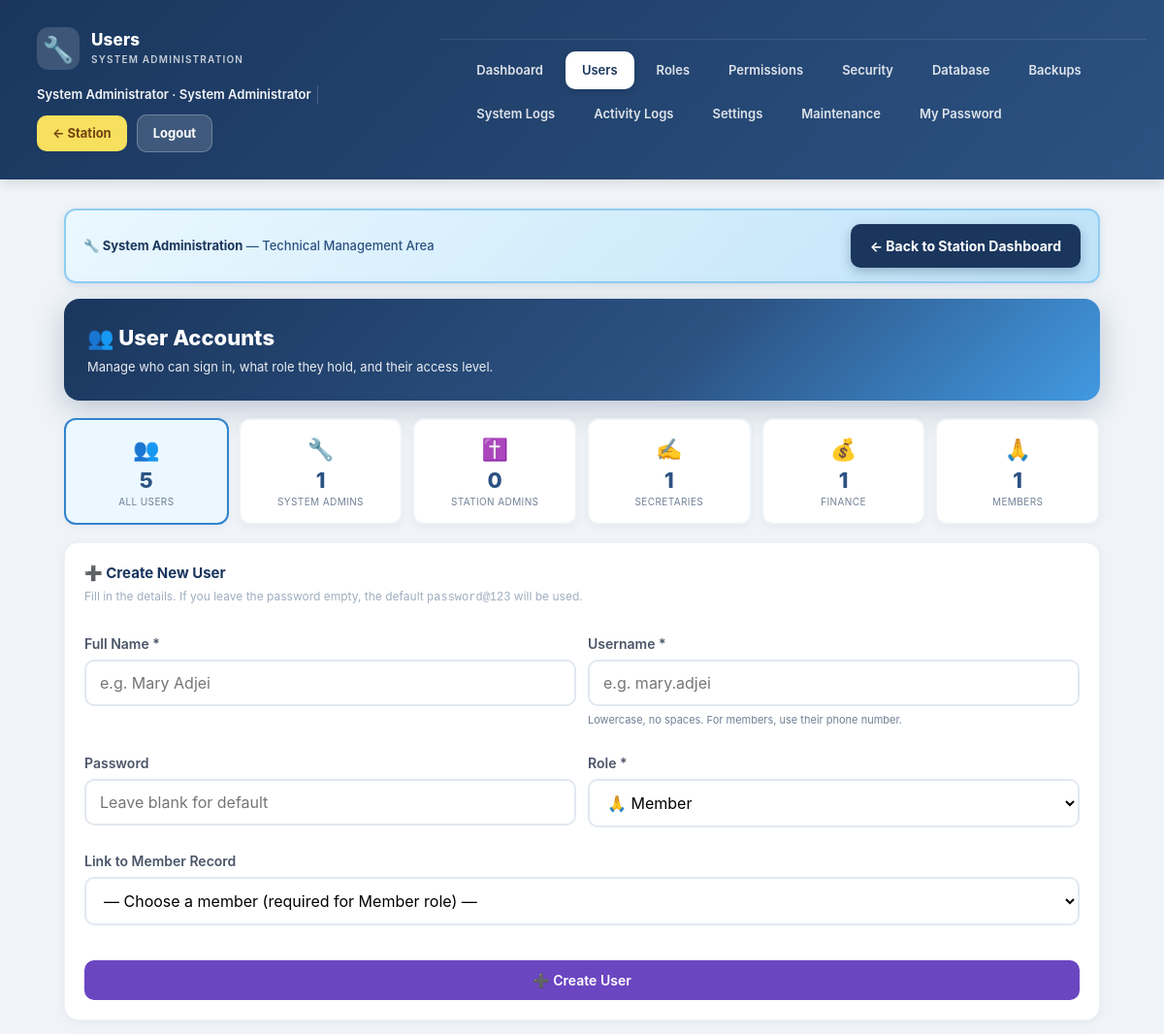
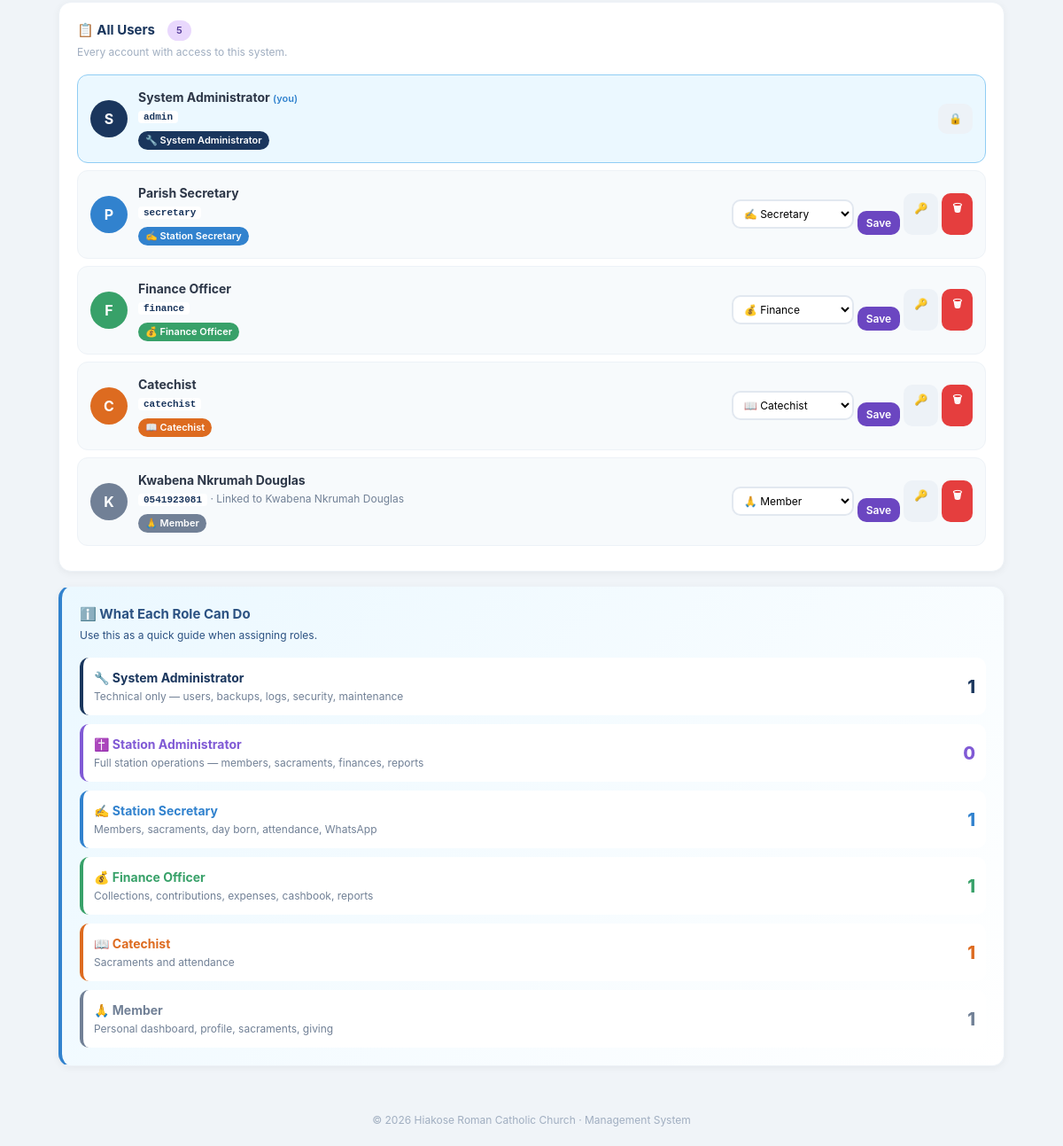
The page /admin/users.php (signed in) on the database its author committed (2 pictures, top to bottom).
### tables this page shows
CREATE TABLE `users` (
  `id` int(11) NOT NULL AUTO_INCREMENT,
  `username` varchar(50) NOT NULL,
  `password` varchar(255) NOT NULL,
  `full_name` varchar(100) NOT NULL,
  `role` enum('sysadmin','admin','secretary','finance','catechist','member') NOT NULL,
  `member_id` int(11) DEFAULT NULL,
  `created_at` timestamp NOT NULL DEFAULT current_timestamp(),
  PRIMARY KEY (`id`),
  UNIQUE KEY `username` (`username`),
  KEY `fk_users_member` (`member_id`),
  CONSTRAINT `fk_users_member` FOREIGN KEY (`member_id`) REFERENCES `members` (`id`) ON DELETE SET NULL
);

CREATE TABLE `members` (
  `id` int(11) NOT NULL AUTO_INCREMENT,
  `full_name` varchar(150) NOT NULL,
  `photo` varchar(255) DEFAULT NULL,
  `gender` enum('Male','Female') DEFAULT NULL,
  `dob` date DEFAULT NULL,
  `birth_year` smallint(6) DEFAULT NULL,
  `approx_age` tinyint(4) DEFAULT NULL,
  `dob_known` enum('full','year','age','unknown') DEFAULT 'full',
  `place_of_birth` varchar(150) DEFAULT NULL,
  `phone` varchar(30) DEFAULT NULL,
  `marital_status` enum('Single','Married','Widowed','Divorced') DEFAULT NULL,
  `baptism` enum('Baptized Catholic','Not Baptized','Other Denomination') DEFAULT NULL,
  `day_born` varchar(15) DEFAULT NULL,
  `created_at` timestamp NOT NULL DEFAULT current_timestamp(),
  PRIMARY KEY (`id`)
);

CREATE TABLE `settings` (
  `id` int(11) NOT NULL DEFAULT 1,
  `church_name` varchar(150) DEFAULT 'Roman Catholic Church',
  `currency` varchar(10) DEFAULT 'GH₵',
  `timezone` varchar(60) DEFAULT 'Africa/Accra',
  `default_currency_code` varchar(10) DEFAULT 'GHS',
  PRIMARY KEY (`id`)
);

### includes/functions.php (called while the page is built, shortened)
<?php
function e($s) { return htmlspecialchars($s ?? '', ENT_QUOTES, 'UTF-8'); }
function get($key, $default = '')  { return trim($_GET[$key]  ?? $default); }
function roleLabelLong($role) {
    return match($role) {
        'sysadmin'  => '🔧 System Administrator',
        'admin'     => '✝️ Station Administrator',
        'secretary' => '✍️ Station Secretary',
        'finance'   => '💰 Finance Officer',
        'catechist' => '📖 Catechist',
        'member'    => '🙏 Member',
        default     => ucfirst((string)$role),
    };
}
    ?>

### includes/auth.php (called while the page is built, shortened)
<?php
require_once __DIR__ . '/../config/database.php';
function currentUser() { return $_SESSION['user'] ?? null; }

### config/database.php (called while the page is built, shortened)
<?php
$DB_HOST = 'localhost';
$DB_NAME = 'church_db';
$DB_USER = 'root';
$DB_PASS = '';
try {
    $pdo = new PDO(
        "mysql:host=$DB_HOST;dbname=$DB_NAME;charset=utf8mb4",
        $DB_USER,
        $DB_PASS,
        [
            PDO::ATTR_ERRMODE            => PDO::ERRMODE_EXCEPTION,
            PDO::ATTR_DEFAULT_FETCH_MODE => PDO::FETCH_ASSOC,
            PDO::ATTR_EMULATE_PREPARES   => false,
        ]
    );
} catch (PDOException $e) {
    die("Database connection failed: " . $e->getMessage());
}
$settings = $pdo->query("SELECT * FROM settings WHERE id=1")->fetch();
require_once __DIR__ . '/../includes/functions.php';

### admin/users.php (the view, shortened to what this page needs)
<?php
require_once __DIR__ . '/../includes/auth.php';
require_once __DIR__ . '/_layout.php';
$filterRole = get('role');
$where = ""; $params = [];
$stmt = $pdo->prepare("
    SELECT u.*, m.full_name AS member_name
    FROM users u
    LEFT JOIN members m ON m.id = u.member_id
    $where
    ORDER BY
      FIELD(u.role, 'sysadmin','admin','secretary','finance','catechist','member'),
      u.username
");
$stmt->execute($params);
$users = $stmt->fetchAll();
$roleCounts = ['sysadmin'=>0,'admin'=>0,'secretary'=>0,'finance'=>0,'catechist'=>0,'member'=>0];
try {
    foreach ($pdo->query("SELECT role, COUNT(*) c FROM users GROUP BY role") as $r) {
        if (isset($roleCounts[$r['role']])) $roleCounts[$r['role']] = (int)$r['c'];
    }
} catch (PDOException $e) {}
$totalUsers = array_sum($roleCounts);
?>
<div class="us-hero">
  <h1>👥 User Accounts</h1>
  <p>Manage who can sign in, what role they hold, and their access level.</p>
</div>
<div class="us-tiles">
  <a class="us-tile <?= $filterRole==='' ? 'active' : '' ?>" href="users.php">
    <div class="ic">👥</div>
    <div class="n"><?= $totalUsers ?></div>
    <div class="lbl">All Users</div>
  </a>
  <a class="us-tile <?= $filterRole==='sysadmin' ? 'active' : '' ?>" href="?role=sysadmin">
    <div class="ic">🔧</div>
    <div class="n"><?= $roleCounts['sysadmin'] ?></div>
    <div class="lbl">System Admins</div>
  </a>
  <a class="us-tile <?= $filterRole==='admin' ? 'active' : '' ?>" href="?role=admin">
    <div class="ic">✝️</div>
    <div class="n"><?= $roleCounts['admin'] ?></div>
    <div class="lbl">Station Admins</div>
  </a>
  <a class="us-tile <?= $filterRole==='secretary' ? 'active' : '' ?>" href="?role=secretary">
    <div class="ic">✍️</div>
    <div class="n"><?= $roleCounts['secretary'] ?></div>
    <div class="lbl">Secretaries</div>
  </a>
  <a class="us-tile <?= $filterRole==='finance' ? 'active' : '' ?>" href="?role=finance">
    <div class="ic">💰</div>
    <div class="n"><?= $roleCounts['finance'] ?></div>
    <div class="lbl">Finance</div>
  </a>
  <a class="us-tile <?= $filterRole==='member' ? 'active' : '' ?>" href="?role=member">
    <div class="ic">🙏</div>
    <div class="n"><?= $roleCounts['member'] ?></div>
    <div class="lbl">Members</div>
  </a>
</div>
<div class="form-card">
  <h3>➕ Create New User</h3>
  <p class="subtitle">
    Fill in the details. If you leave the password empty, the default
    <code>password@123</code> will be used.
  </p>
  <form method="post">
    <div class="grid grid-2">
      <div>
        <label>Full Name *</label>
        <input name="full_name" required placeholder="e.g. Mary Adjei">
      </div>
      <div>
        <label>Username *</label>
        <input name="username" required placeholder="e.g. mary.adjei">
        <small style="color:#718096;font-size:11px;">
          Lowercase, no spaces. For members, use their phone number.
        </small>
      </div>
      <div>
        <label>Password</label>
        <input name="password" placeholder="Leave blank for default">
      </div>
      <div>
        <label>Role *</label>
        <select name="role" id="roleSelect" onchange="toggleMemberPicker()">
          <option value="member" selected>🙏 Member</option>
        </select>
      </div>
      <div id="memberPicker" style="grid-column:1/-1;">
        <label>Link to Member Record</label>
        <select name="member_id">
          <option value="">— Choose a member (required for Member role) —</option>
        </select>
      </div>
    </div>
    <div style="margin-top:16px;text-align:right;">
      <button class="btn-sm btn-primary" name="save" value="1"
              style="padding:12px 24px;font-size:14px;">
        ➕ Create User
      </button>
    </div>
  </form>
</div>
<div class="us-section">
  <h3>
    📋 <?= $filterRole ? roleLabel($filterRole) . 's' : 'All Users' ?>
    <span class="badge" style="margin-left:6px;"><?= count($users) ?></span>
  </h3>
  <p class="subtitle">
    <?php if ($filterRole): ?>
      Showing only <strong><?= e(roleLabel($filterRole)) ?></strong> accounts.
      <a href="users.php" style="color:#3182ce;">Show all →</a>
    <?php else: ?>
      Every account with access to this system.
    <?php endif; ?>
  </p>
  <?php if (!$users): ?>
    <div class="empty">No users found.</div>
  <?php else: foreach ($users as $user):
    $colors = [
      'sysadmin'  => '#1a365d',
      'admin'     => '#805ad5',
      'secretary' => '#3182ce',
      'finance'   => '#38a169',
      'catechist' => '#dd6b20',
      'member'    => '#718096',
    ];
    $initial = strtoupper(substr($user['full_name'] ?? '?', 0, 1));
    $isSelf = $user['id'] === currentUser()['id'];
  ?>
    <div class="us-user <?= $isSelf ? 'self' : '' ?>">
      <div class="us-avatar" style="background:<?= $colors[$user['role']] ?? '#718096' ?>;">
        <?= e($initial) ?>
      </div>
      <div class="us-info">
        <div class="us-name">
          <?= e($user['full_name']) ?>
          <?php if ($isSelf): ?>
            <span style="font-size:11px;color:#3182ce;font-weight:600;">(you)</span>
          <?php endif; ?>
        </div>
        <div class="us-meta">
          <code><?= e($user['username']) ?></code>
          <?= !empty($user['member_name']) ? ' · Linked to ' . e($user['member_name']) : '' ?>
        </div>
        <div style="margin-top:4px;">
          <span class="role-pill"
                style="background:<?= $colors[$user['role']] ?? '#718096' ?>;color:#fff;">
            <?= e(roleLabelLong($user['role'])) ?>
          </span>
        </div>
      </div>
      <div class="us-actions">
        <?php if ($isSelf): ?>
          <a class="btn-sm btn-ghost" style="padding:8px 12px;font-size:12px;"
             href="../change_password.php" title="Change my password">🔒</a>
        <?php else: ?>
          <form method="post" style="display:inline-flex;gap:4px;align-items:center;">
            <select name="role" style="padding:6px 8px;font-size:12px;width:auto;">
              <option value="secretary" <?= $user['role']==='secretary'?'selected':'' ?>>✍️ Secretary</option>
              <option value="finance"   <?= $user['role']==='finance'?'selected':'' ?>>💰 Finance</option>
              <option value="catechist" <?= $user['role']==='catechist'?'selected':'' ?>>📖 Catechist</option>
              <option value="member"    <?= $user['role']==='member'?'selected':'' ?>>🙏 Member</option>
            </select>
            <button class="btn-sm btn-primary" name="change_role" value="1"
                    style="padding:6px 10px;font-size:12px;">Save</button>
          </form>
          <a class="btn-sm btn-ghost" style="padding:8px 12px;font-size:12px;"
             data-confirm="Reset password to password@123?"
             href="?reset=<?= (int)$user['id'] ?><?= $filterRole ? '&role='.urlencode($filterRole) : '' ?>"
             title="Reset password">🔑</a>
          <a class="btn-sm btn-danger" style="padding:8px 12px;font-size:12px;"
             data-confirm="Delete this user?"
             href="?delete=<?= (int)$user['id'] ?><?= $filterRole ? '&role='.urlencode($filterRole) : '' ?>"
             title="Delete">🗑</a>
        <?php endif; ?>
      </div>
    </div>
  <?php endforeach; endif; ?>
</div>
<div class="us-section" style="background:linear-gradient(135deg,#ebf8ff,#fff);
                                border-left:4px solid #3182ce;">
  <h3 style="color:#2c5282;">ℹ️ What Each Role Can Do</h3>
  <p class="subtitle" style="color:#2c5282;">
    Use this as a quick guide when assigning roles.
  </p>
  <div style="display:grid;gap:10px;">
    <?php
    $roleGuide = [
      'sysadmin'  => ['🔧 System Administrator',  '#1a365d',
                      'Technical only — users, backups, logs, security, maintenance'],
      'admin'     => ['✝️ Station Administrator', '#805ad5',
                      'Full station operations — members, sacraments, finances, reports'],
      'secretary' => ['✍️ Station Secretary',     '#3182ce',
                      'Members, sacraments, day born, attendance, WhatsApp'],
      'finance'   => ['💰 Finance Officer',        '#38a169',
                      'Collections, contributions, expenses, cashbook, reports'],
      'catechist' => ['📖 Catechist',              '#dd6b20',
                      'Sacraments and attendance'],
      'member'    => ['🙏 Member',                 '#718096',
                      'Personal dashboard, profile, sacraments, giving'],
    ];
    foreach ($roleGuide as $key => $info): ?>
      <div style="display:flex;gap:12px;align-items:center;padding:12px;
                  background:#fff;border-radius:10px;border-left:4px solid <?= $info[1] ?>;">
        <div style="flex:1;">
          <div style="font-weight:700;font-size:14px;color:<?= $info[1] ?>;">
            <?= e($info[0]) ?>
          </div>
          <div style="font-size:12px;color:#718096;margin-top:2px;">
            <?= e($info[2]) ?>
          </div>
        </div>
        <div style="font-size:20px;font-weight:800;color:<?= $info[1] ?>;">
          <?= $roleCounts[$key] ?>
        </div>
      </div>
    <?php endforeach; ?>
  </div>
</div>
<?php include __DIR__ . '/../includes/footer.php'; ?>

### includes/footer.php (shortened to what this page needs)
</main>
<footer>
  © <?= 'date'('Y') ?> <?= e($settings['church_name'] ?? 'Church') ?> · Management System
</footer>
</body>
</html>

### assets/css/style.css (style rules this page uses)
* { box-sizing: border-box; margin: 0; padding: 0; -webkit-tap-highlight-color: transparent; }
body { font-family: -apple-system, BlinkMacSystemFont, "Segoe UI", Roboto, sans-serif; background: #f0f4f8; color: #1a202c; font-size: 16px; line-height: 1.5; }
a { text-decoration: none; }
label { display: block; font-size: 14px; font-weight: 600; color: #4a5568; margin: 12px 0 6px; }
input, select, textarea { width: 100%; padding: 12px 14px; font-size: 16px; border: 2px solid #e2e8f0; border-radius: 10px; background: #fff; outline: none; transition: border .2s; font-family: inherit; }
button, .btn-sm { font-family: inherit; font-size: 16px; font-weight: 600; cursor: pointer; border: none; border-radius: 10px; padding: 12px 18px; transition: transform .1s, opacity .2s; display: inline-block; }
.btn-primary { background: #6b46c1; color: #fff; width: 100%; margin-top: 20px; }
.btn-sm { padding: 8px 14px; font-size: 14px; }
.btn-danger { background: #e53e3e; color: #fff; }
.btn-ghost { background: #edf2f7; color: #2d3748; }
.grid { display: grid; gap: 12px; grid-template-columns: 1fr; }
@media (min-width: 600px) { .grid-2 { grid-template-columns: 1fr 1fr; } }
.badge { display: inline-block; padding: 3px 10px; border-radius: 999px; font-size: 11px; font-weight: 600; background: #e9d8fd; color: #553c9a; }
footer { text-align: center; padding: 20px; color: #a0aec0; font-size: 12px; }
.badge { background: #e9d8fd; color: #553c9a; }

### admin/users.php (style rules this page uses)
.us-hero { background: linear-gradient(135deg,#1a365d 0%,#2c5282 60%,#4299e1 100%); color:#fff; border-radius:16px; padding:24px; margin-bottom:18px; box-shadow:0 8px 30px rgba(26,54,93,0.25); }
.us-hero h1 { font-size:22px; margin:0 0 4px; font-weight:800; }
.us-hero p { font-size:13px; opacity:0.9; margin:0; }
.us-tiles { display: grid; grid-template-columns: repeat(2, 1fr); gap:10px; margin-bottom:18px; }
@media (min-width:700px) { .us-tiles { grid-template-columns: repeat(3, 1fr); } }
@media (min-width:960px) { .us-tiles { grid-template-columns: repeat(6, 1fr); } }
.us-tile { display:flex; flex-direction:column; align-items:center; justify-content:center; padding:14px 10px; background:#fff; border-radius:12px; text-decoration:none; box-shadow:0 2px 8px rgba(0,0,0,0.05); border:2px solid #edf2f7; transition: all 0.15s ease; }
.us-tile.active { border-color:#3182ce; background:#ebf8ff; }
.us-tile .ic { font-size:22px; margin-bottom:4px; }
.us-tile .n { font-size:22px; font-weight:800; color:#2c5282; line-height:1; }
.us-tile .lbl { font-size:10px; color:#718096; text-transform:uppercase; letter-spacing:0.4px; margin-top:4px; text-align:center; }
.us-section, .form-card { background:#fff; border-radius:14px; padding:20px; margin-bottom:16px; box-shadow:0 2px 8px rgba(0,0,0,0.05); border:1px solid #edf2f7; }
.us-section h3, .form-card h3 { font-size:15px; color:#1a365d; margin:0 0 4px; font-weight:700; display:flex; align-items:center; gap:8px; }
.us-section .subtitle, .form-card .subtitle { font-size:12px; color:#a0aec0; margin:0 0 16px; line-height:1.5; }
.us-user { display:flex; align-items:center; gap:12px; padding:14px; background:#f7fafc; border-radius:12px; margin-bottom:8px; border:1px solid #edf2f7; transition: all 0.15s ease; }
.us-user.self { background:#ebf8ff; border-color:#90cdf4; }
.us-avatar { width:42px; height:42px; border-radius:50%; display:flex; align-items:center; justify-content:center; color:#fff; font-weight:700; font-size:16px; flex-shrink:0; }
.us-info { flex:1; min-width:0; }
.us-name { font-size:14px; font-weight:700; color:#2d3748; }
.us-meta { font-size:12px; color:#718096; margin-top:2px; }
.us-meta code { background:#fff; padding:1px 6px; border-radius:4px; font-size:11px; color:#1a365d; font-weight:600; }
.us-actions { display:flex; gap:4px; flex-shrink:0; flex-wrap:wrap; }
.role-pill { display:inline-flex; align-items:center; gap:4px; padding:2px 8px; border-radius:999px; font-size:11px; font-weight:600; }

### rows shown on the page
users: full_name "S", full_name "System Administrator", shows "(you)", username "admin", role "🔧 System Administrator"
users: full_name "P", full_name "Parish Secretary", username "secretary", role "✍️ Station Secretary", role "✍️ Secretary"
users: full_name "F", full_name "Finance Officer", username "finance", role "💰 Finance Officer", role "💰 Finance"
users: full_name "C", full_name "Catechist", username "catechist", role "📖 Catechist"
users: full_name "K", full_name "Kwabena Nkrumah Douglas", username "0541923081", member.full_name "Kwabena Nkrumah Douglas", role "🙏 Member"
settings: church_name "Hiakose Roman Catholic Church"

### other values the page prints
$pageTitle "Users"
$u['name'] "System Administrator"
$label "Dashboard"
$label "Users"
$label "Roles"
$label "Permissions"
$label "Security"
$label "Database"
$label "Backups"
$label "System Logs"
$label "Activity Logs"
$label "Settings"
$label "Maintenance"
$totalUsers "5"
$roleCounts['sysadmin'] "1"
